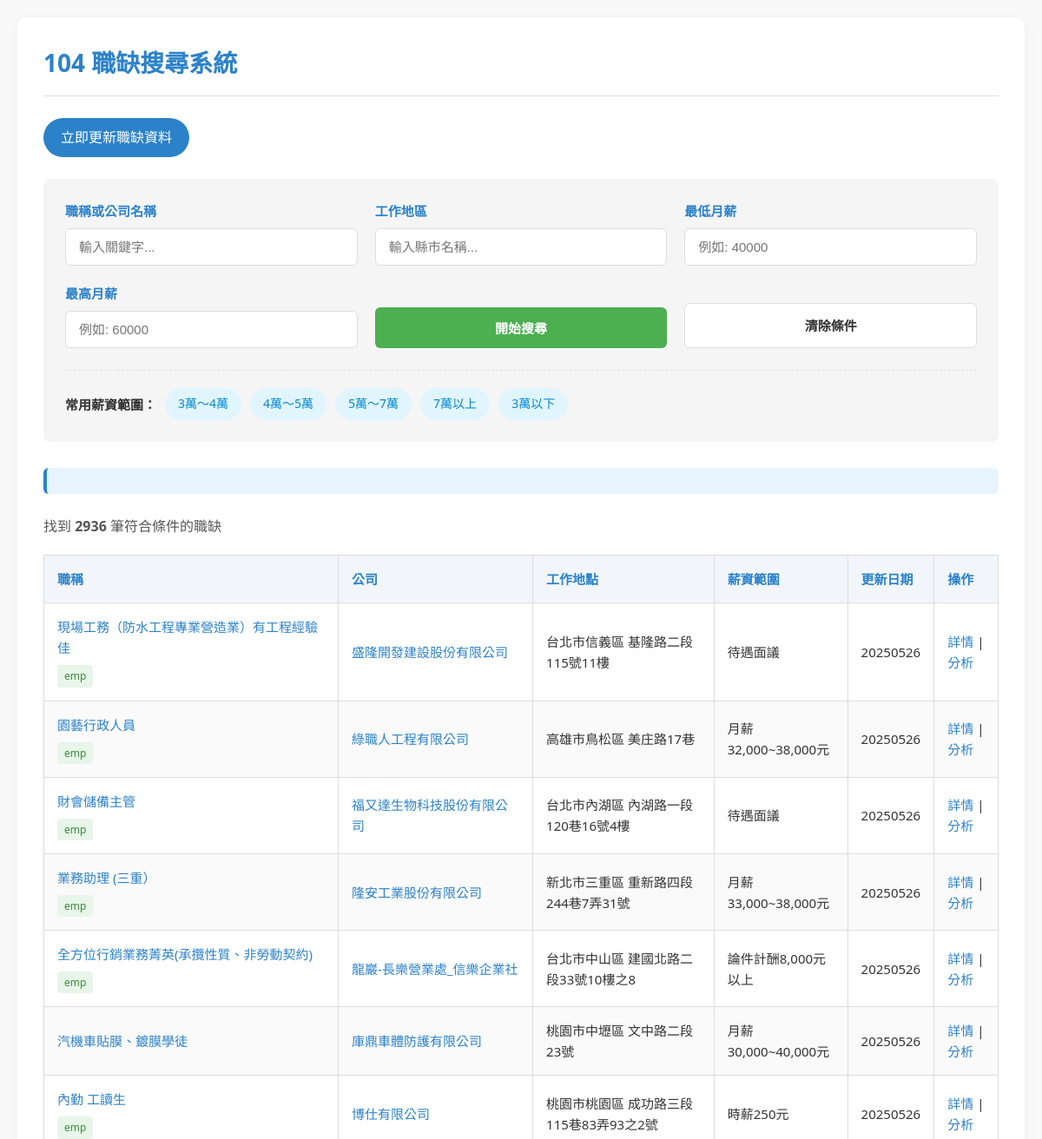
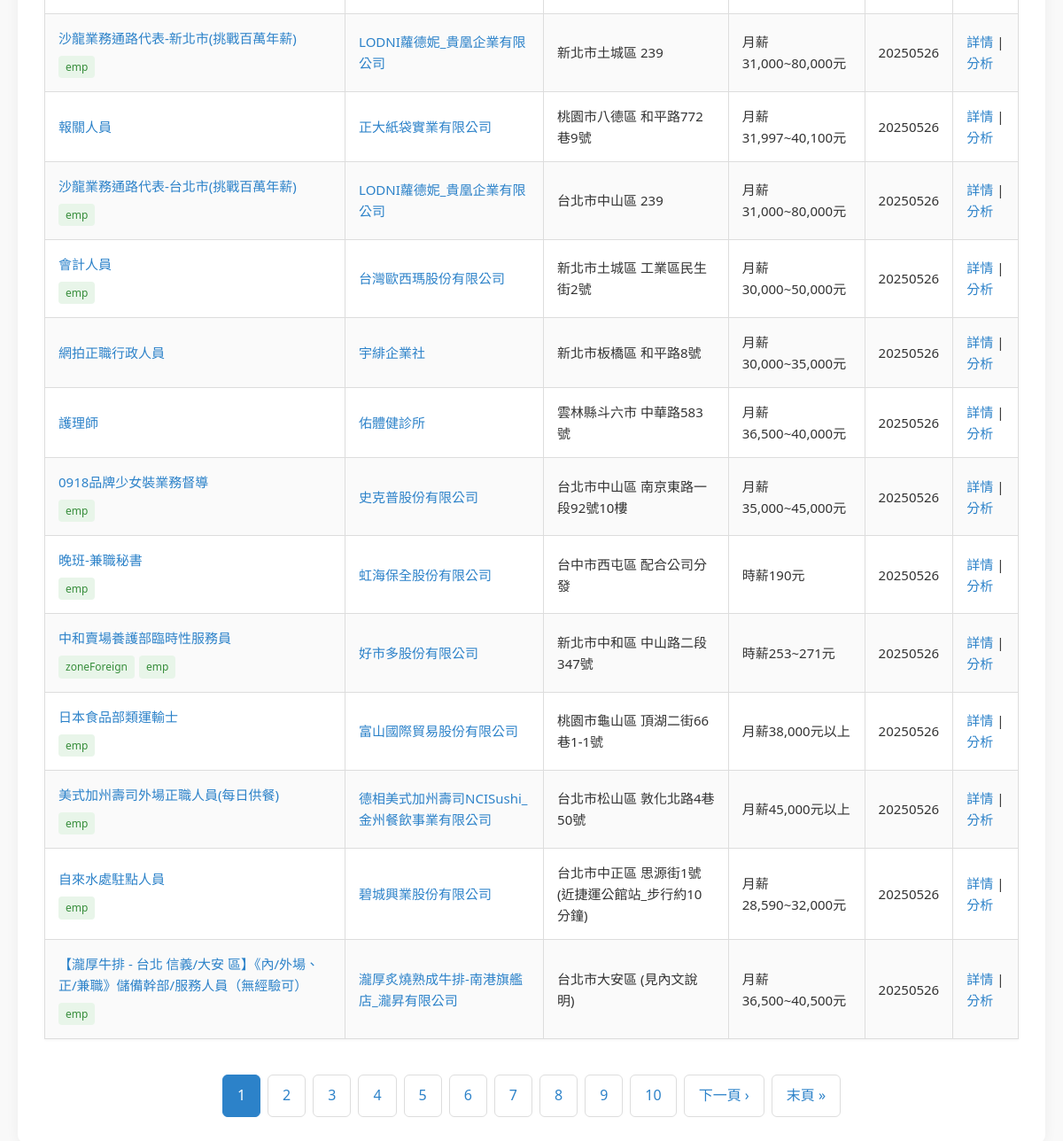
The page / on the database its author committed (2 pictures, top to bottom).
### tables this page shows
CREATE TABLE jobs (
                job_id TEXT PRIMARY KEY,
                name TEXT,
                company_name TEXT,
                company_addr TEXT,
                salary TEXT,
                salary_low INTEGER,
                salary_high INTEGER,
                education TEXT,
                period TEXT,
                appear_date TEXT,
                apply_num INTEGER,
                lon REAL,
                lat REAL,
                tags TEXT,
                job_url TEXT,
                job_company_url TEXT,
                job_analyze_url TEXT
            );

### app.py (the view, shortened to what this page needs)
@app.route('/')
def show_jobs():
    keyword = request.args.get('keyword', '').strip()
    area = request.args.get('area', '').strip()
    salary_min = request.args.get('salary_min', type=int)
    salary_max = request.args.get('salary_max', type=int)
    page = request.args.get('page', 1, type=int)
    per_page = 20
    spider = Job104Spider()
    query = "SELECT * FROM jobs"
    params = []
    conditions = []
    if keyword:
        conditions.append("(name LIKE ? OR company_name LIKE ?)")
        params.extend([f'%{keyword}%', f'%{keyword}%'])
    if salary_min is not None and salary_max is not None:
        conditions.append("(salary_low <= ? AND salary_high >= ?)")
        params.extend([salary_max, salary_min])
    elif salary_min is not None:
        conditions.append("salary_high >= ?")
        params.append(salary_min)
    elif salary_max is not None:
        conditions.append("salary_low <= ?")
        params.append(salary_max)
    if conditions:
        query += " WHERE " + " AND ".join(conditions)
    count_query = "SELECT COUNT(*) FROM jobs" + (" WHERE " + " AND ".join(conditions) if conditions else "")
    spider.cursor.execute(count_query, params)
    total = spider.cursor.fetchone()[0]
    total_pages = max(1, (total + per_page - 1) // per_page)
    page = max(1, min(page, total_pages))
    query += " ORDER BY appear_date DESC LIMIT ? OFFSET ?"
    params.extend([per_page, (page-1)*per_page])
    spider.cursor.execute(query, params)
    jobs = spider.cursor.fetchall()
    return render_template(
        'index.html',
        jobs=jobs,
        page=page,
        total=total,
        keyword=keyword,
        area=area,
        salary_min=salary_min,
        salary_max=salary_max,
        total_pages=total_pages,
        page_range=PaginationHelper.get_page_range(page, total_pages)
    )

### app.py (called while the page is built)
    @staticmethod
    def get_page_range(current_page, total_pages, display_pages=10):
        half = display_pages // 2
        start = max(1, current_page - half)
        end = min(total_pages, start + display_pages - 1)
        if end - start + 1 < display_pages:
            start = max(1, end - display_pages + 1)
        return range(start, end + 1)

### job104_spider.py (called while the page is built)
    def _create_table(self):
        self.cursor.execute('''
            CREATE TABLE IF NOT EXISTS jobs (
                job_id TEXT PRIMARY KEY,
                name TEXT,
                company_name TEXT,
                company_addr TEXT,
                salary TEXT,
                salary_low INTEGER,
                salary_high INTEGER,
                education TEXT,
                period TEXT,
                appear_date TEXT,
                apply_num INTEGER,
                lon REAL,
                lat REAL,
                tags TEXT,
                job_url TEXT,
                job_company_url TEXT,
                job_analyze_url TEXT
            )
        ''')
        self.conn.commit()

### templates/index.html (shortened to what this page needs)
<!DOCTYPE html>
<html lang="zh-TW">
<head>
</head>
<body>
    <div class="container">
        <h1>104 職缺搜尋系統</h1>
        <a href="/refresh" class="refresh-btn">立即更新職缺資料</a>
        <div class="search-container">
            <form action="/" method="get" class="search-form" id="searchForm">
                <div class="form-group">
                    <label for="keyword">職稱或公司名稱</label>
                    <input type="text" id="keyword" name="keyword" placeholder="輸入關鍵字..."
                           value="{{ keyword if keyword else '' }}">
                </div>
                <div class="form-group">
                    <label for="area">工作地區</label>
                    <input type="text" id="area" name="area" list="area-list"
                           placeholder="輸入縣市名稱..." value="{{ area if area else '' }}">
                </div>
                <div class="form-group">
                    <label for="salary_min">最低月薪</label>
                    <input type="number" id="salary_min" name="salary_min"
                           placeholder="例如: 40000" min="0"
                           value="{{ salary_min if salary_min is not none else '' }}">
                </div>
                <div class="form-group">
                    <label for="salary_max">最高月薪</label>
                    <input type="number" id="salary_max" name="salary_max"
                           placeholder="例如: 60000" min="0"
                           value="{{ salary_max if salary_max is not none else '' }}">
                </div>
                <button type="submit" class="search-btn">開始搜尋</button>
                <a href="/" class="reset-btn">清除條件</a>
            </form>
            <div class="quick-filter-container">
                <span class="quick-filter-label">常用薪資範圍：</span>
                <a href="?area={{ area if area else '' }}&salary_min=30000&salary_max=40000" class="tag">3萬～4萬</a>
                <a href="?area={{ area if area else '' }}&salary_min=40000&salary_max=50000" class="tag">4萬～5萬</a>
                <a href="?area={{ area if area else '' }}&salary_min=50000&salary_max=70000" class="tag">5萬～7萬</a>
                <a href="?area={{ area if area else '' }}&salary_min=70000" class="tag">7萬以上</a>
                <a href="?area={{ area if area else '' }}&salary_min=0&salary_max=30000" class="tag">3萬以下</a>
            </div>
        </div>
        <div class="search-summary">
        </div>
        <div class="result-count">找到 <strong>{{ total }}</strong> 筆符合條件的職缺</div>
        {% if jobs %}
        <table>
            <thead>
                <tr>
                    <th>職稱</th>
                    <th>公司</th>
                    <th>工作地點</th>
                    <th>薪資範圍</th>
                    <th>更新日期</th>
                    <th>操作</th>
                </tr>
            </thead>
            <tbody>
                {% for job in jobs %}
                <tr>
                    <td>
                        <a href="{{ job[14] }}" target="_blank" rel="noopener noreferrer">{{ job[1] }}</a>
                        {% if job[13] %}
                        <div class="job-tags">
                            {% for tag in job[13].split(', ') %}
                            <span class="job-tag">{{ tag }}</span>
                            {% endfor %}
                        </div>
                        {% endif %}
                    </td>
                    <td>
                        <a href="{{ job[15] }}" target="_blank" rel="noopener noreferrer">{{ job[2] }}</a>
                    </td>
                    <td>{{ job[3] }}</td>
                    <td>{{ job[4] }}</td>
                    <td>{{ job[9] }}</td>
                    <td>
                        <a href="{{ job[14] }}" target="_blank" rel="noopener noreferrer">詳情</a> |
                        <a href="{{ job[16] }}" target="_blank" rel="noopener noreferrer">分析</a>
                    </td>
                </tr>
                {% endfor %}
            </tbody>
        </table>
        <div class="pagination">
            {% for p in page_range %}
                {% if p == page %}
                    <span class="current">{{ p }}</span>
                {% else %}
                    <a href="?page={{ p }}&keyword={{ keyword if keyword else '' }}&area={{ area if area else '' }}&salary_min={{ salary_min if salary_min is not none else '' }}&salary_max={{ salary_max if salary_max is not none else '' }}">{{ p }}</a>
                {% endif %}
            {% endfor %}
            {% if page < total_pages %}
                <a href="?page={{ page+1 }}&keyword={{ keyword if keyword else '' }}&area={{ area if area else '' }}&salary_min={{ salary_min if salary_min is not none else '' }}&salary_max={{ salary_max if salary_max is not none else '' }}">下一頁 ›</a>
                <a href="?page={{ total_pages }}&keyword={{ keyword if keyword else '' }}&area={{ area if area else '' }}&salary_min={{ salary_min if salary_min is not none else '' }}&salary_max={{ salary_max if salary_max is not none else '' }}">末頁 »</a>
            {% endif %}
        </div>
        {% else %}
        <div class="no-results">
            <p>沒有找到符合條件的職缺</p>
            <p>建議嘗試放寬搜尋條件或<a href="/refresh">更新資料庫</a></p>
        </div>
        {% endif %}
    </div>
</body>
</html>

### templates/index.html (style rules this page uses)
:root { --primary-color: #2c82c9; --secondary-color: #4CAF50; --text-color: #333; --light-gray: #f5f5f5; --border-color: #ddd; }
* { box-sizing: border-box; margin: 0; padding: 0; }
body { font-family: 'Segoe UI', 'Microsoft JhengHei', sans-serif; line-height: 1.6; color: var(--text-color); background-color: #f9f9f9; padding: 20px; }
.container { max-width: 1200px; margin: 0 auto; background: white; padding: 30px; border-radius: 10px; box-shadow: 0 2px 15px rgba(0,0,0,0.05); }
h1 { color: var(--primary-color); margin-bottom: 25px; padding-bottom: 15px; border-bottom: 1px solid var(--border-color); font-size: 28px; }
.refresh-btn { display: inline-block; background-color: var(--primary-color); color: white; padding: 10px 20px; border-radius: 30px; text-decoration: none; margin-bottom: 25px; font-weight: 500; transition: all 0.3s; }
.search-container { background: var(--light-gray); padding: 25px; border-radius: 8px; margin-bottom: 30px; }
.search-form { display: grid; grid-template-columns: repeat(auto-fill, minmax(250px, 1fr)); gap: 20px; align-items: flex-end; }
.form-group { margin-bottom: 0; }
.form-group label { display: block; margin-bottom: 8px; font-weight: 600; color: var(--primary-color); font-size: 15px; }
.search-form input, .search-form select { width: 100%; padding: 12px 15px; border: 1px solid var(--border-color); border-radius: 6px; font-size: 15px; transition: all 0.3s; }
.search-btn { background-color: var(--secondary-color); color: white; border: none; padding: 13px 20px; border-radius: 6px; cursor: pointer; font-weight: 600; font-size: 15px; transition: all 0.3s; }
.reset-btn { display: inline-block; padding: 13px 20px; background-color: white; color: var(--text-color); text-decoration: none; border-radius: 6px; text-align: center; font-weight: 600; border: 1px solid var(--border-color); transition: all 0.3s; font-size: 15px; }
.quick-filter-container { display: flex; align-items: center; flex-wrap: wrap; gap: 10px; margin-top: 25px; padding-top: 20px; border-top: 1px dashed var(--border-color); }
.quick-filter-label { font-weight: 600; color: var(--text-color); font-size: 15px; }
.tag { display: inline-block; background-color: #e1f5fe; padding: 7px 15px; border-radius: 20px; color: #0288d1; text-decoration: none; font-size: 14px; white-space: nowrap; transition: all 0.3s; }
.search-summary { background: #e8f4fd; padding: 15px; border-radius: 6px; margin-bottom: 25px; font-size: 15px; border-left: 4px solid var(--primary-color); }
.result-count { font-size: 16px; color: #555; margin: 20px 0; font-weight: 500; }
table { width: 100%; border-collapse: collapse; margin-top: 20px; font-size: 15px; box-shadow: 0 1px 3px rgba(0,0,0,0.05); }
th, td { border: 1px solid var(--border-color); padding: 15px; text-align: left; }
th { background-color: #f2f6fa; position: sticky; top: 0; font-weight: 600; color: var(--primary-color); }
tr:nth-child(even) { background-color: #fafafa; }
a { color: var(--primary-color); text-decoration: none; transition: color 0.3s; }
.pagination { display: flex; justify-content: center; margin-top: 40px; gap: 8px; flex-wrap: wrap; }
.pagination a, .pagination span { padding: 10px 16px; border: 1px solid var(--border-color); border-radius: 6px; text-decoration: none; transition: all 0.3s; }
.pagination .current { background-color: var(--primary-color); color: white; border-color: var(--primary-color); }
.job-tags { display: flex; flex-wrap: wrap; gap: 5px; margin-top: 8px; }
.job-tag { background-color: #e8f5e9; color: #388e3c; padding: 3px 8px; border-radius: 4px; font-size: 12px; }

### rows shown on the page
jobs: name "現場工務（防水工程專業營造業）有工程經驗佳", tags "emp", company_name "盛隆開發建設股份有限公司", company_addr "台北市信義區 基隆路二段115號11樓", salary "待遇面議", appear_date "20250526"
jobs: name "園藝行政人員", tags "emp", company_name "綠職人工程有限公司", company_addr "高雄市鳥松區 美庄路17巷", salary "月薪32,000~38,000元", appear_date "20250526"
jobs: name "財會儲備主管", tags "emp", company_name "福又達生物科技股份有限公司", company_addr "台北市內湖區 內湖路一段120巷16號4樓", salary "待遇面議", appear_date "20250526"
jobs: name "業務助理 (三重）", tags "emp", company_name "隆安工業股份有限公司", company_addr "新北市三重區 重新路四段244巷7弄31號", salary "月薪33,000~38,000元", appear_date "20250526"
jobs: name "全方位行銷業務菁英(承攬性質、非勞動契約)", tags "emp", company_name "龍巖-長樂營業處_信樂企業社", company_addr "台北市中山區 建國北路二段33號10樓之8", salary "論件計酬8,000元以上", appear_date "20250526"
jobs: name "汽機車貼膜、鍍膜學徒", company_name "庫鼎車體防護有限公司", company_addr "桃園市中壢區 文中路二段23號", salary "月薪30,000~40,000元", appear_date "20250526"
jobs: name "內勤 工讀生", tags "emp", company_name "博仕有限公司", company_addr "桃園市桃園區 成功路三段115巷83弄93之2號", salary "時薪250元", appear_date "20250526"
jobs: name "沙龍業務通路代表-新北市(挑戰百萬年薪)", tags "emp", company_name "LODNI蘿德妮_貴凰企業有限公司", company_addr "新北市土城區 239", salary "月薪31,000~80,000元", appear_date "20250526"
jobs: name "報關人員", company_name "正大紙袋實業有限公司", company_addr "桃園市八德區 和平路772巷9號", salary "月薪31,997~40,100元", appear_date "20250526"
jobs: name "沙龍業務通路代表-台北市(挑戰百萬年薪)", tags "emp", company_name "LODNI蘿德妮_貴凰企業有限公司", company_addr "台北市中山區 239", salary "月薪31,000~80,000元", appear_date "20250526"
jobs: name "會計人員", tags "emp", company_name "台灣歐西瑪股份有限公司", company_addr "新北市土城區 工業區民生街2號", salary "月薪30,000~50,000元", appear_date "20250526"
jobs: name "網拍正職行政人員", company_name "宇緋企業社", company_addr "新北市板橋區 和平路8號", salary "月薪30,000~35,000元", appear_date "20250526"
jobs: name "護理師", company_name "佑體健診所", company_addr "雲林縣斗六市 中華路583號", salary "月薪36,500~40,000元", appear_date "20250526"
jobs: name "0918品牌少女裝業務督導", tags "emp", company_name "史克普股份有限公司", company_addr "台北市中山區 南京東路一段92號10樓", salary "月薪35,000~45,000元", appear_date "20250526"
jobs: name "晚班-兼職秘書", tags "emp", company_name "虹海保全股份有限公司", company_addr "台中市西屯區 配合公司分發", salary "時薪190元", appear_date "20250526"
jobs: name "中和賣場養護部臨時性服務員", tag "zoneForeign" "emp", company_name "好市多股份有限公司", company_addr "新北市中和區 中山路二段347號", salary "時薪253~271元", appear_date "20250526"
jobs: name "日本食品部類運輸士", tags "emp", company_name "富山國際貿易股份有限公司", company_addr "桃園市龜山區 頂湖二街66巷1-1號", salary "月薪38,000元以上", appear_date "20250526"
jobs: name "美式加州壽司外場正職人員(每日供餐)", tags "emp", company_name "德相美式加州壽司NCISushi_金州餐飲事業有限公司", company_addr "台北市松山區 敦化北路4巷50號", salary "月薪45,000元以上", appear_date "20250526"
jobs: name "自來水處駐點人員", tags "emp", company_name "碧城興業股份有限公司", company_addr "台北市中正區 思源街1號(近捷運公館站_步行約10分鐘)", salary "月薪28,590~32,000元", appear_date "20250526"
jobs: name "【瀧厚牛排 - 台北 信義/大安 區】《內/外場、正/兼職》儲備幹部/服務人員（無經驗可）", tags "emp", company_name "瀧厚炙燒熟成牛排-南港旗艦店_瀧昇有限公司", company_addr "台北市大安區 (見內文說明)", salary "月薪36,500~40,500元", appear_date "20250526"

### other values the page prints
{{ total }} "2936"
{{ p }} "1"
{{ p }} "2" "3" "4" "5" "6" "7" "8" "9" "10"
